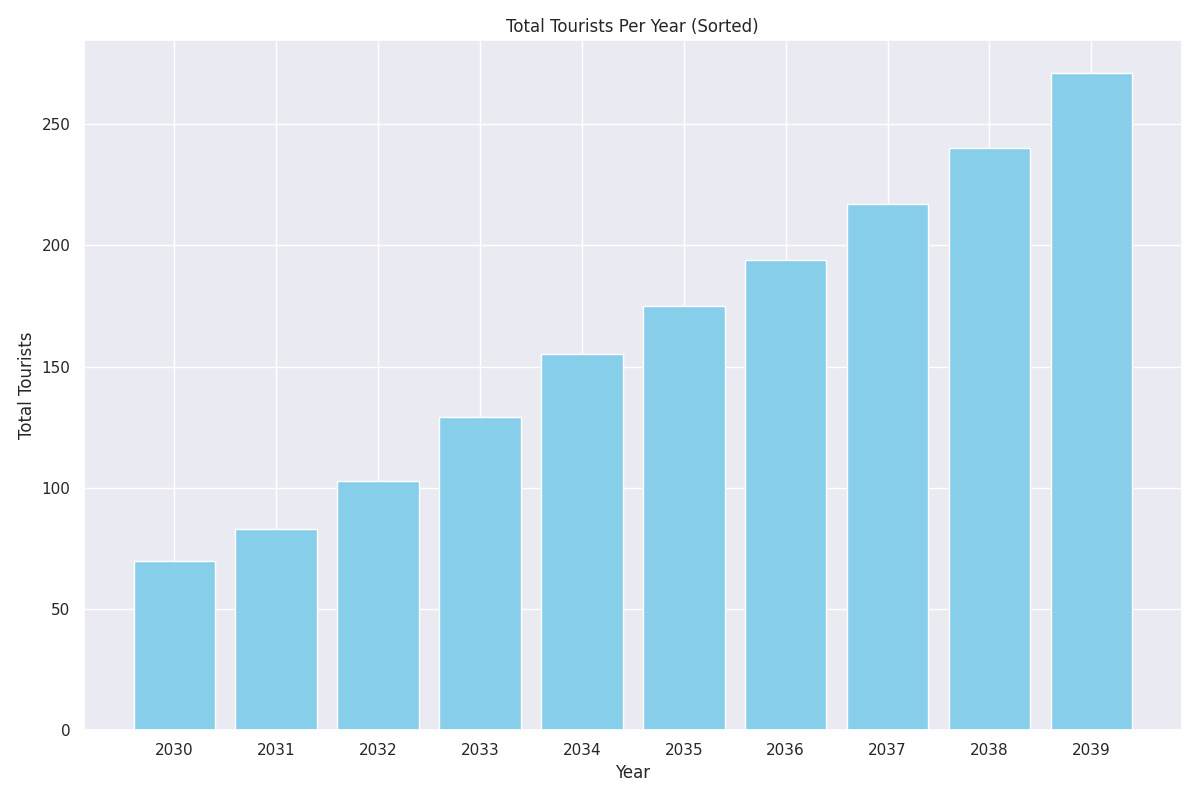

Generate this figure with Python:
import matplotlib.pyplot as plt
import numpy as np

years = np.arange(2030, 2040)

# Total tourists for each year
total_tourists = [
    sum(x) for x in zip([20, 22, 27, 35, 40, 43, 45, 50, 56, 65],
                        [15, 18, 21, 26, 30, 32, 37, 40, 44, 50],
                        [10, 12, 15, 19, 23, 28, 31, 35, 38, 42],
                        [8, 10, 12, 15, 20, 24, 27, 30, 33, 38],
                        [5, 7, 10, 12, 16, 18, 21, 25, 28, 30],
                        [12, 14, 18, 22, 26, 30, 33, 37, 41, 46])
]

# Sorting the total tourists and corresponding years
sorted_indices = np.argsort(total_tourists)
sorted_years = np.array(years)[sorted_indices]
sorted_totals = np.array(total_tourists)[sorted_indices]

fig, ax = plt.subplots(figsize=(12, 8))

# Plot sorted bar chart
ax.bar(sorted_years, sorted_totals, color='#87ceeb')

ax.set_xlabel('Year')
ax.set_ylabel('Total Tourists')
ax.set_title('Total Tourists Per Year (Sorted)')
ax.set_xticks(years)
ax.set_xticklabels(sorted_years)

plt.tight_layout()
plt.show()
